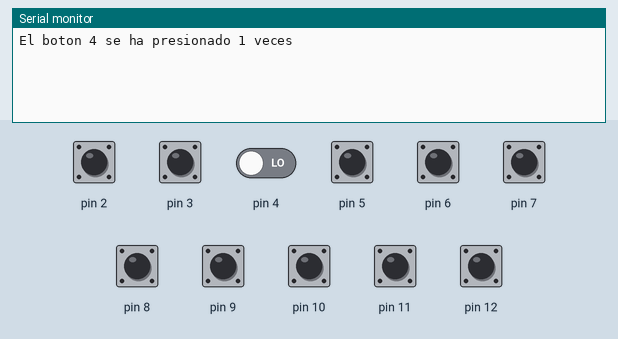
Recording of a sketch running on a simulated Arduino Uno, built with avr-gcc and run on an emulated ATmega328P. On the bench: the last lines printed to the serial monitor. The test bench sets the inputs (shaded band); at power-on: pin 2, pin 3, pin 5–12 HIGH, pin 4 LOW.

Above: at 1.2 s.
1.3 s: pin 2 pulled LOW for 0.15 s
At 2.0 s:
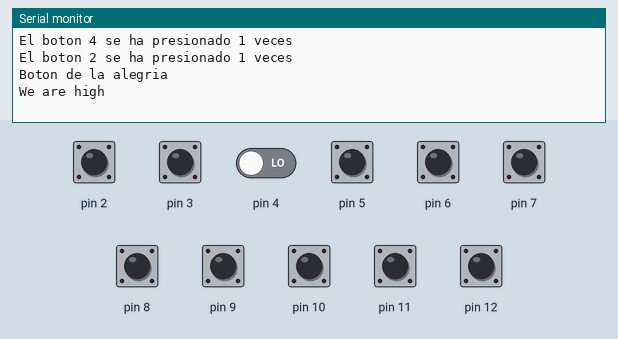
2.9 s: pin 12 pulled LOW for 0.15 s
At 3.1 s:
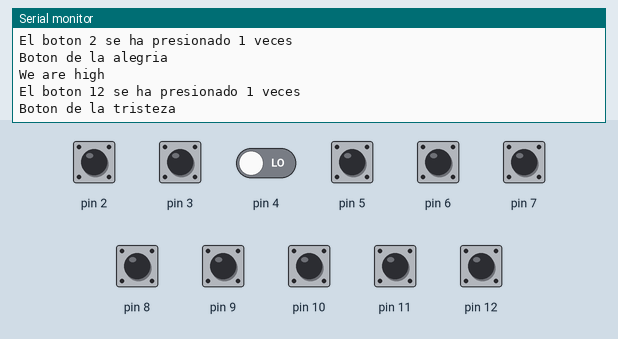
4.5 s: pin 3 pulled LOW for 0.15 s
At 5.7 s:
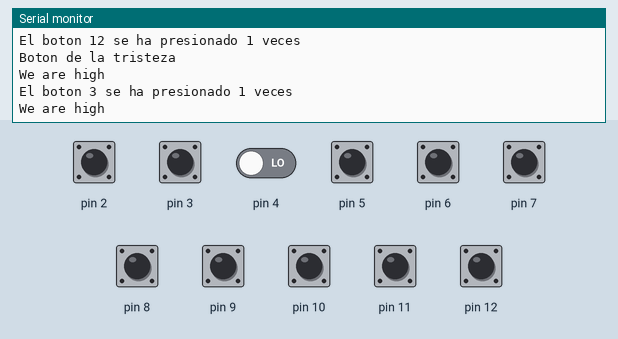
6.1 s: pin 5 pulled LOW for 0.15 s
At 6.9 s:
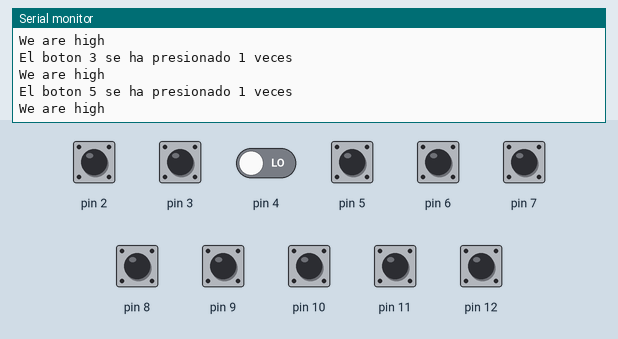
7.7 s: pin 6 pulled LOW for 0.15 s
At 9.0 s:
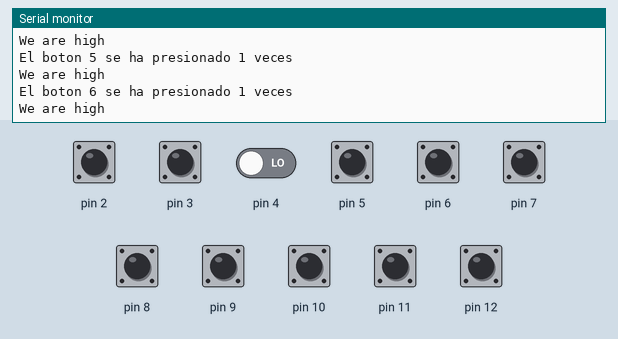
9.3 s: pin 7 pulled LOW for 0.15 s
At 10.5 s:
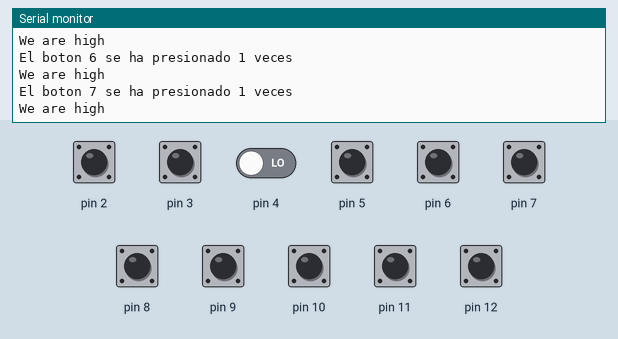
Timing chart, 0 to 11.9 s (numbered marks = the images above; inputs shaded):
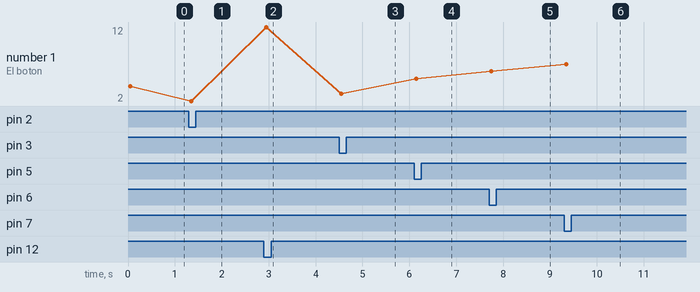

Measured:
- after the input at 1.3 s, the serial monitor: prints a new line after 0.05 s (image 1)
- after the input at 2.9 s, the serial monitor: prints a new line after 0.05 s (image 2)
- after the input at 4.5 s, the serial monitor: prints a new line after 0.05 s (image 3)
- after the input at 6.1 s, the serial monitor: prints a new line after 0.05 s (image 4)
- after the input at 7.7 s, the serial monitor: prints a new line after 0.05 s (image 5)
- after the input at 9.3 s, the serial monitor: prints a new line after 0.05 s (image 6)
- plotted number 1: 4 → 2 after the input at 1.3 s, 2 → 12 after the input at 2.9 s, 12 → 3 after the input at 4.5 s, 3 → 5 after the input at 6.1 s, 5 → 6 after the input at 7.7 s

The sketch:

P02_PushButtonDebounceIterative.ino
```cpp
//int //Tamaño depende del compilador 16 bits
//byte, // 8 bits
//char,
//float,
//double tipos de variables
//String
enum BSTATE{UP,DOWN,BLOW,BHIGH};
BSTATE states[12];
int cnts[12] ;
int pushButtons[12]; //No se puede conectar al pin 0 ni 1
int debounceTime = 50; //Time in milliseconds
unsigned long lastTimes[12];


void setup() {
  // put your setup code here, to run once:
  Serial.begin(9600); //Comunicación serial al computador 9600 Baudios

 for( int i = 2; i < 13 ; i++){ //Initialize

    pinMode(i,INPUT_PULLUP);
    if(i == 4) pinMode(i,INPUT);
    pushButtons[i - 2] = i;
    cnts[i-2] = 0;
    states[i-2] = BHIGH;
    lastTimes[i-2] = millis();
  }

}

void loop() {
  // put your main code here, to run repeatedly
  for(int i = 2; i < 13; i++){
    //This functions reads each pin.
    // Arguments are passed by reference (&) instead of value
    //& La dirección de
  DoReadings(&lastTimes[i-2],&states[i-2],&pushButtons[i-2]);
  }

}

void DoReadings(unsigned long * lastTime, BSTATE* state, int *pushButton){
  //lastTime -> Me arroja la dirección
  //*lastTime -> Me arroja valor;
  int newValue = digitalRead(*pushButton);
  switch(*state){
    case BHIGH:
      if (newValue == LOW){
        *lastTime = millis();
        *state = DOWN;
        }
    break;
    case DOWN:
      if(millis() - *lastTime > debounceTime){
        if(newValue == LOW){
          *state = BLOW;
          OnButtonLOW(*pushButton);
          }else{
          *state = BHIGH;
          }
        }
    break;
    case BLOW:
      if (newValue == HIGH){
        *lastTime = millis();
        *state = UP;
        }
    break;
    case UP:
      if(millis() - *lastTime > debounceTime){
        if(newValue == HIGH){
          *state = BHIGH;
          OnButtonHIGH(*pushButton);
          }else{
          *state = BLOW;
          }
        }
  }
}

void OnButtonLOW(int pushButton){
  String str = String("El boton ") + pushButton + " se ha presionado " + (++cnts[pushButton-2]) + " veces";
  Serial.println(str);

  switch(pushButton){

    case 2:
    Serial.println("Boton de la alegria");
    break;
    case 12:
    Serial.println("Boton de la tristeza");
    }
}

void OnButtonHIGH(int pushButton){
  Serial.println("We are high");
 }
```
